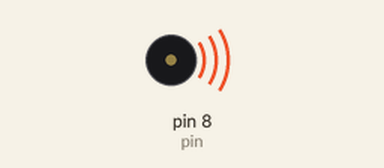
This sketch was run on a simulated Arduino Uno, built with avr-gcc and run on an emulated ATmega328P. Shown: buzzer (waves = sounding).

Above: at 0.3 s.
Timing chart, 0 to 9.8 s (numbered marks = the images above):
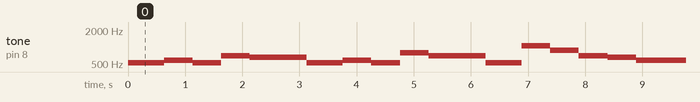

The sketch:

happy_birthday.ino
```cpp
//www.elegoo.com
//2016.12.08

#include "pitches.h"

int pin = 8;
int numNotes = 29;

struct Note {
  unsigned int frequency;
  unsigned long duration;

  Note(int frequency, int duration) {
    this->frequency = frequency;
    this->duration = duration;
  }

  void play() {
    tone(pin, this->frequency);
    delay(this->duration);
  }
};

// notes in the melody:
Note melody[] = {
  Note(NOTE_C5, 375),
  Note(0, 5),
  Note(NOTE_C5, 250),
  Note(NOTE_D5, 500),
  Note(NOTE_C5, 500),
  Note(NOTE_F5, 500),
  Note(NOTE_E5, 1000),

  Note(NOTE_C5, 375),
  Note(0, 5),
  Note(NOTE_C5, 250),
  Note(NOTE_D5, 500),
  Note(NOTE_C5, 500),
  Note(NOTE_G5, 500),
  Note(NOTE_F5, 1000),

  Note(NOTE_C5, 375),
  Note(0, 5),
  Note(NOTE_C5, 250),
  Note(NOTE_C6, 500),
  Note(NOTE_A5, 500),
  Note(NOTE_F5, 500),
  Note(NOTE_E5, 500),
  Note(NOTE_D5, 1000),

  Note(NOTE_B5, 375),
  Note(0, 5),
  Note(NOTE_B5, 250),
  Note(NOTE_A5, 500),
  Note(NOTE_F5, 500),
  Note(NOTE_G5, 500),
  Note(NOTE_F5, 1000),

};

void setup() {
 Serial.begin(9600);
}

void loop() {
  for (int thisNote = 0; thisNote < numNotes; thisNote++) {

    melody[thisNote].play();

  }
  noTone(8);
  delay(2000);

}
```

pitches.h
```cpp
/*************************************************
 * Public Constants
 *************************************************/

#define NOTE_B0  31
#define NOTE_C1  33
#define NOTE_CS1 35
#define NOTE_D1  37
#define NOTE_DS1 39
#define NOTE_E1  41
#define NOTE_F1  44
#define NOTE_FS1 46
#define NOTE_G1  49
#define NOTE_GS1 52
#define NOTE_A1  55
#define NOTE_AS1 58
#define NOTE_B1  62
#define NOTE_C2  65
#define NOTE_CS2 69
#define NOTE_D2  73
#define NOTE_DS2 78
#define NOTE_E2  82
#define NOTE_F2  87
#define NOTE_FS2 93
#define NOTE_G2  98
#define NOTE_GS2 104
#define NOTE_A2  110
#define NOTE_AS2 117
#define NOTE_B2  123
#define NOTE_C3  131
#define NOTE_CS3 139
#define NOTE_D3  147
#define NOTE_DS3 156
#define NOTE_E3  165
#define NOTE_F3  175
#define NOTE_FS3 185
#define NOTE_G3  196
#define NOTE_GS3 208
#define NOTE_A3  220
#define NOTE_AS3 233
#define NOTE_B3  247
#define NOTE_C4  262
#define NOTE_CS4 277
#define NOTE_D4  294
#define NOTE_DS4 311
#define NOTE_E4  330
#define NOTE_F4  349
#define NOTE_FS4 370
#define NOTE_G4  392
#define NOTE_GS4 415
#define NOTE_A4  440
#define NOTE_AS4 466
#define NOTE_B4  494
#define NOTE_C5  523
#define NOTE_CS5 554
#define NOTE_D5  587
#define NOTE_DS5 622
#define NOTE_E5  659
#define NOTE_F5  698
#define NOTE_FS5 740
#define NOTE_G5  784
#define NOTE_GS5 831
#define NOTE_A5  880
#define NOTE_AS5 932
#define NOTE_B5  988
#define NOTE_C6  1047
#define NOTE_CS6 1109
#define NOTE_D6  1175
#define NOTE_DS6 1245
#define NOTE_E6  1319
#define NOTE_F6  1397
#define NOTE_FS6 1480
#define NOTE_G6  1568
#define NOTE_GS6 1661
#define NOTE_A6  1760
#define NOTE_AS6 1865
#define NOTE_B6  1976
#define NOTE_C7  2093
#define NOTE_CS7 2217
#define NOTE_D7  2349
#define NOTE_DS7 2489
#define NOTE_E7  2637
#define NOTE_F7  2794
#define NOTE_FS7 2960
#define NOTE_G7  3136
#define NOTE_GS7 3322
#define NOTE_A7  3520
#define NOTE_AS7 3729
#define NOTE_B7  3951
#define NOTE_C8  4186
#define NOTE_CS8 4435
#define NOTE_D8  4699
#define NOTE_DS8 4978
```

Measured:
- by itself, tone on pin 8 (pin): plays 523 Hz for 0.63 s, 587 Hz for 0.50 s, 523 Hz for 0.50 s, 698 Hz for 0.50 s, 659 Hz for 1.0 s, 523 Hz for 0.63 s … (184 notes in this stretch)
